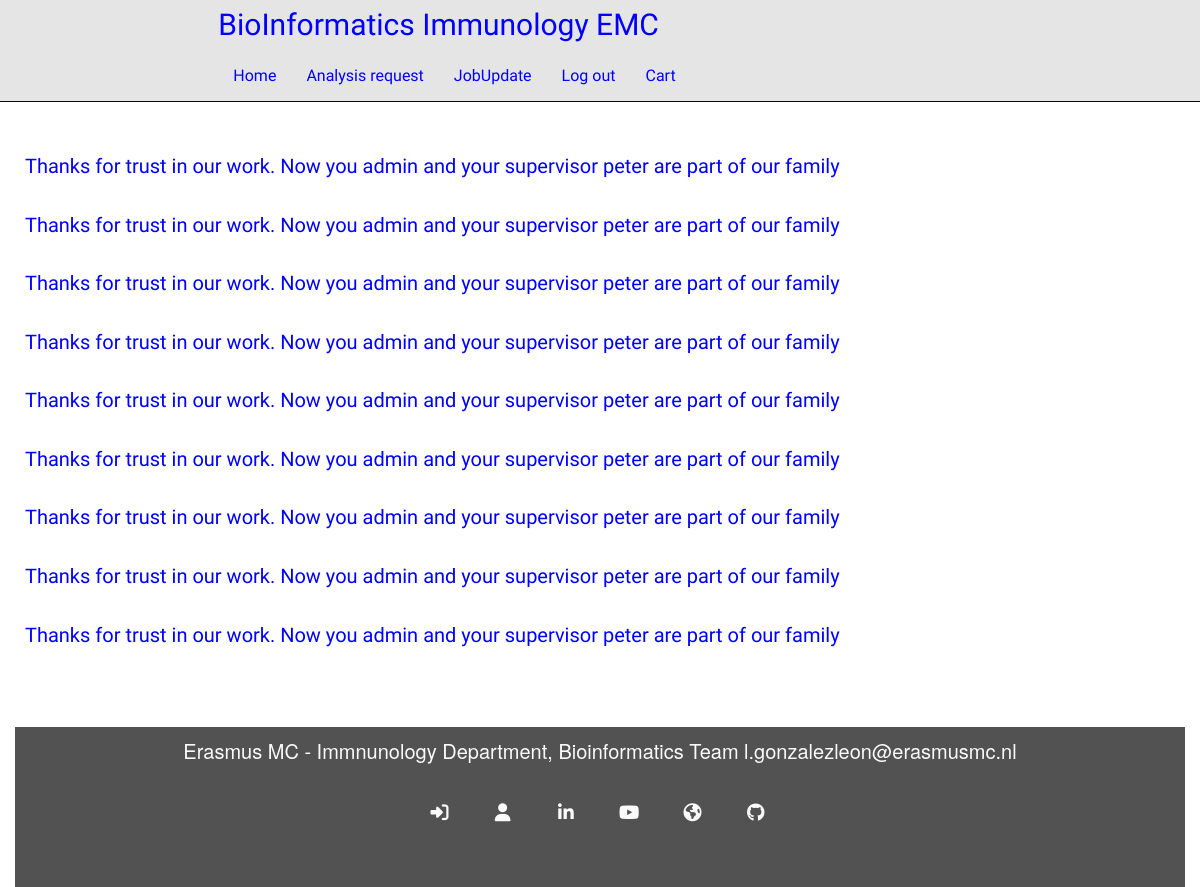
/priority/client_submited/ (signed in), run on the app's committed database.
### priority/models.py (models this page shows, shortened)
class Clients(models.Model):
    user = models.ForeignKey(User, on_delete=models.CASCADE)
    department = models.CharField('PI Department',max_length=30)
    supervisor = models.CharField('Project PI', max_length=20)
    project = models.CharField('Project name', max_length=100)

### priority/views.py (the view)
# urls.py: path('client_submited/', views.client_submited, name='client_submited'),
def client_submited(request):
    clients = Clients.objects.filter(user=request.user)
    return render(request, 'client_submited.html', {'clients': clients})

### priority/templates/priority/client_submited.html (shortened to what this page needs)
{% extends "index.html" %}
{%  load staticfiles %}
{% load static from staticfiles %}
{% load bootstrap_tags %}
{% block content %}
	<div class="success-text">
    {% for client in clients %}
	  <p>
		  Thanks for trust in our work. Now you {{ client.user }} and your supervisor {{ client.supervisor }}
		  are part of our family
	  </p>
	{% endfor %}
	</div>
{% endblock %}

### lab/static/css/style.css (style rules this page uses)
p { padding-bottom: 1em; }
.success-text { padding-top: 3em; font-family: "Exo", sans-serif; font-weight: 200; color: blue; margin-top: 100px; margin-bottom: 20px; }
@media (min-width: 768px) { p { font-size: 24px; margin: 10px 10px 10px 10px; text-align: justify; } }
@media (min-width: 922px) { p { font-size: 20px; } }

### data on the page
Clients: user "admin", supervisor "peter"
Clients: user "admin", supervisor "peter"
Clients: user "admin", supervisor "peter"
Clients: user "admin", supervisor "peter"
Clients: user "admin", supervisor "peter"
Clients: user "admin", supervisor "peter"
Clients: user "admin", supervisor "peter"
Clients: user "admin", supervisor "peter"
Clients: user "admin", supervisor "peter"
